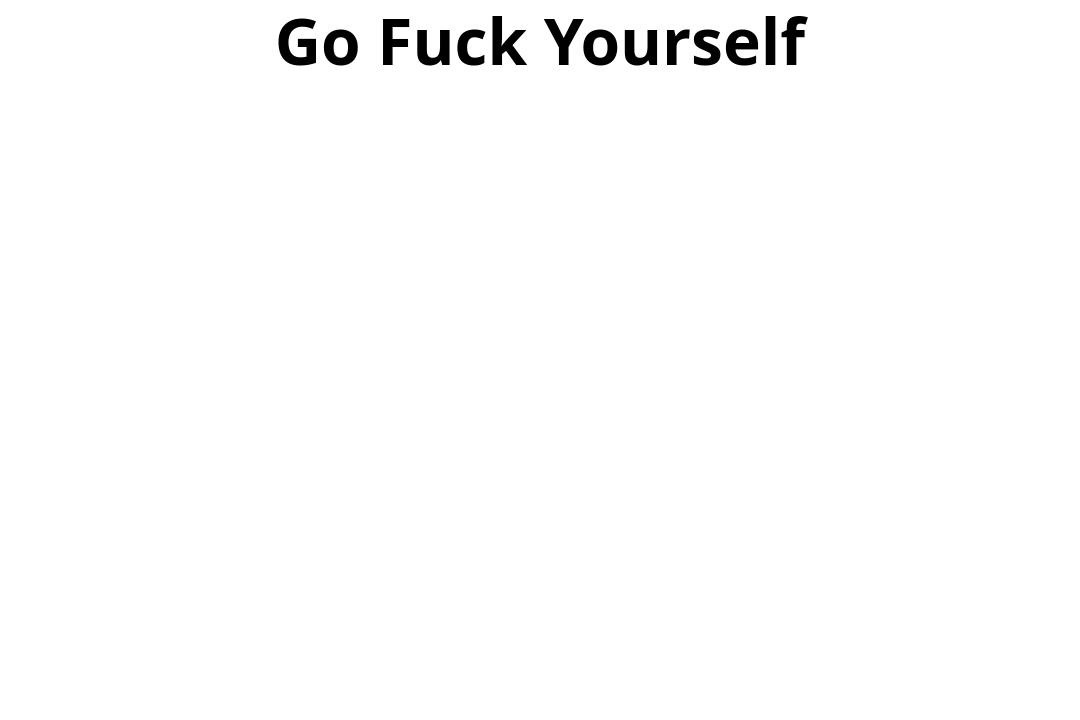
<?xml version="1.0" encoding="UTF-8"?>
<ui version="4.0">
 <class>MainWindow</class>
 <widget class="QMainWindow" name="MainWindow">
  <property name="geometry">
   <rect>
    <x>0</x>
    <y>0</y>
    <width>1080</width>
    <height>720</height>
   </rect>
  </property>
  <property name="minimumSize">
   <size>
    <width>1080</width>
    <height>720</height>
   </size>
  </property>
  <property name="maximumSize">
   <size>
    <width>1080</width>
    <height>720</height>
   </size>
  </property>
  <property name="font">
   <font>
    <pointsize>48</pointsize>
   </font>
  </property>
  <property name="windowTitle">
   <string>Not Implemented!</string>
  </property>
  <property name="styleSheet">
   <string notr="true">QMainWindow {
	background: white;
}</string>
  </property>
  <widget class="QWidget" name="centralWidget">
   <property name="styleSheet">
    <string notr="true">QWidget {background: white;}</string>
   </property>
   <widget class="QWidget" name="widget" native="true">
    <property name="geometry">
     <rect>
      <x>0</x>
      <y>80</y>
      <width>1080</width>
      <height>640</height>
     </rect>
    </property>
   </widget>
   <widget class="QLabel" name="label">
    <property name="geometry">
     <rect>
      <x>0</x>
      <y>0</y>
      <width>1080</width>
      <height>80</height>
     </rect>
    </property>
    <property name="font">
     <font>
      <family>Fira Code</family>
      <pointsize>48</pointsize>
      <weight>75</weight>
      <bold>true</bold>
     </font>
    </property>
    <property name="text">
     <string>Go Fuck Yourself</string>
    </property>
    <property name="alignment">
     <set>Qt::AlignCenter</set>
    </property>
   </widget>
  </widget>
 </widget>
 <layoutdefault spacing="6" margin="11"/>
 <resources/>
 <connections/>
</ui>
